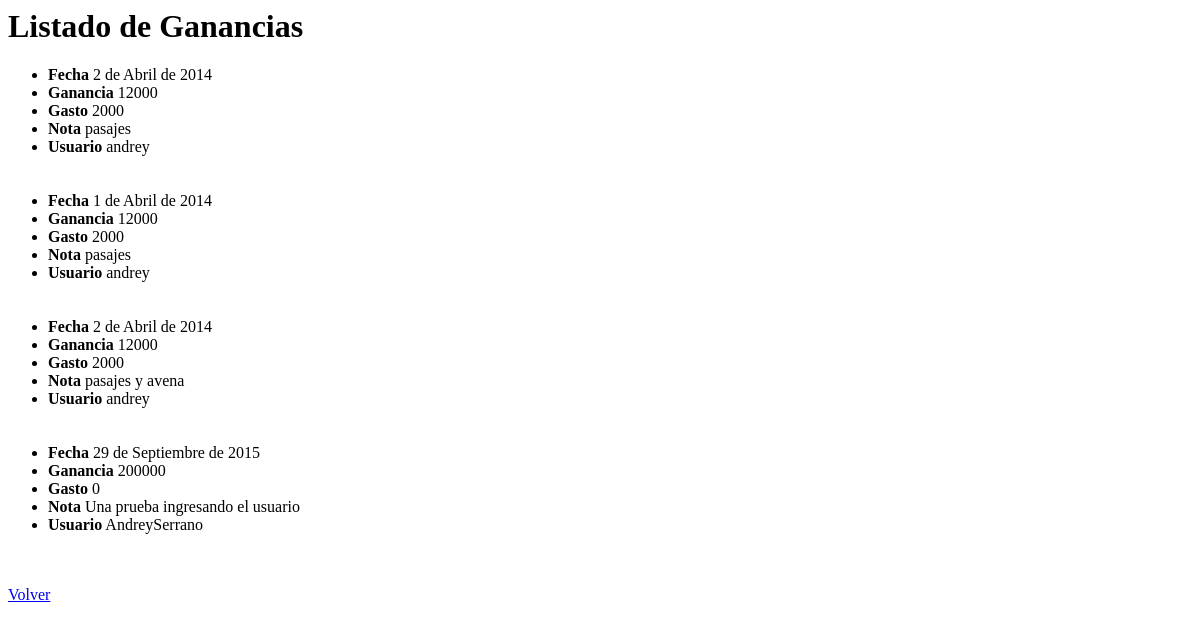
The app's page /verganancias/, older data.
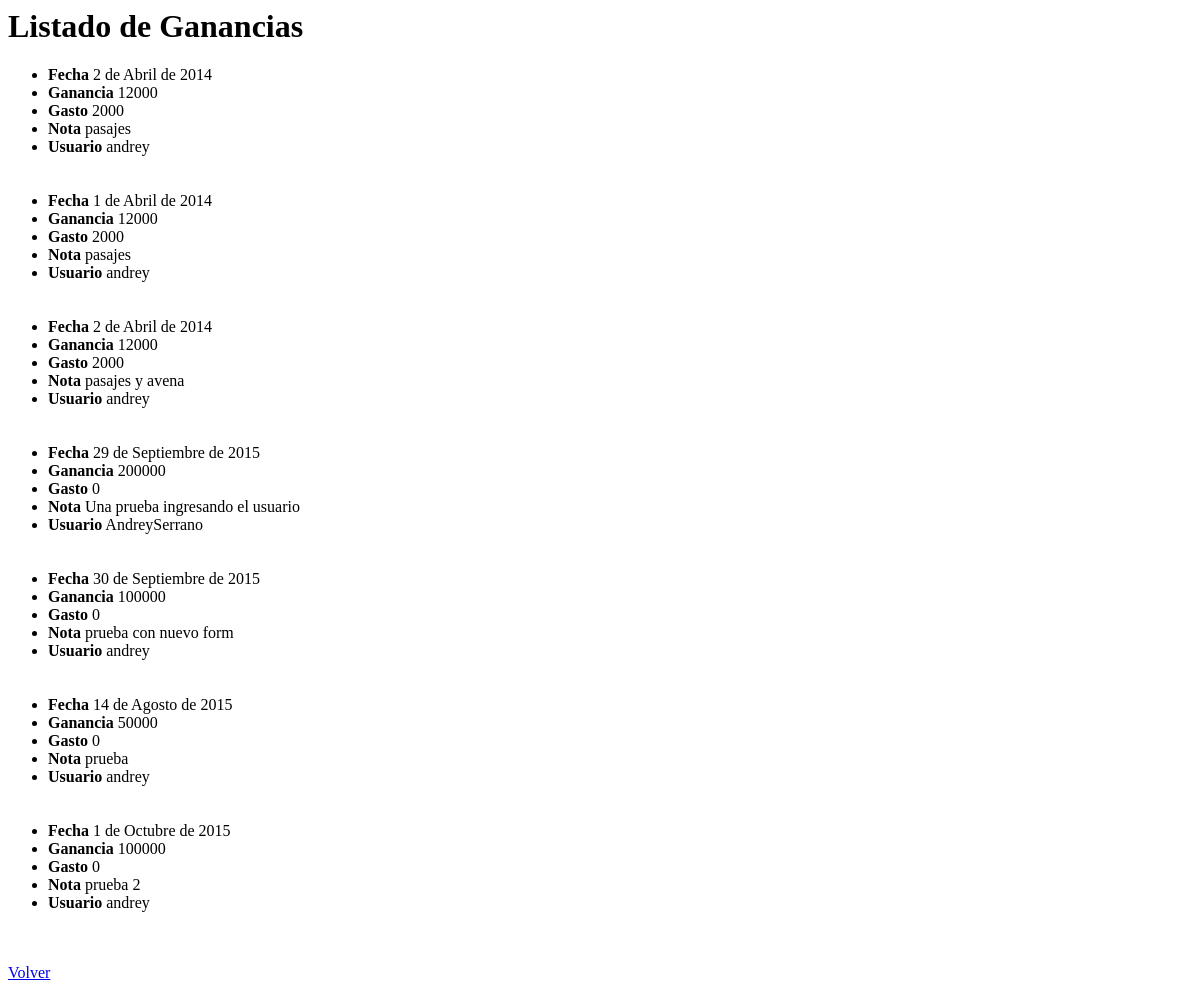
The same page, newer data.
### apps/registros/models.py (models this page shows, shortened)
class Registro(models.Model):
	fecha = models.DateField()
	ganancia = models.IntegerField()
	gasto = models.IntegerField()
	nota = models.CharField(max_length=80)
	usuario = models.ForeignKey(User)

### apps/registros/views.py (the view)
# urls.py: url(r'^verganancias/$', VerRegistros.as_view() , name="ver_registros" ),
class VerRegistros(ListView):
	template_name = 'registro/verRegistros.html'
	model = Registro

### diarias/templates/registro/verRegistros.html (shortened to what this page needs)
<!DOCTYPE>
<html lang="es">
<head>
</head>
	<body>
		<h1>Listado de Ganancias</h1>
		<ul>
			{% for registro in object_list %}
				 <li><b>Fecha</b> {{registro.fecha}} </li>
				 <li><b>Ganancia</b> {{registro.ganancia}} </li>
				 <li><b>Gasto</b> {{registro.gasto}} </li>
				 <li><b>Nota</b> {{registro.nota}} </li>
				 <li><b>Usuario</b> {{registro.usuario}} </li>	<br><br>
			{% endfor %}
		</ul>
		<a href="/menu">Volver</a>
	</body>
</html>

Row changes from the older to the newer data that the page shows:
added Registro: fecha "30 de Septiembre de 2015", ganancia "100000", gasto "0", nota "prueba con nuevo form", usuario "andrey"
added Registro: fecha "14 de Agosto de 2015", ganancia "50000", gasto "0", nota "prueba", usuario "andrey"
added Registro: fecha "1 de Octubre de 2015", ganancia "100000", gasto "0", nota "prueba 2", usuario "andrey"
